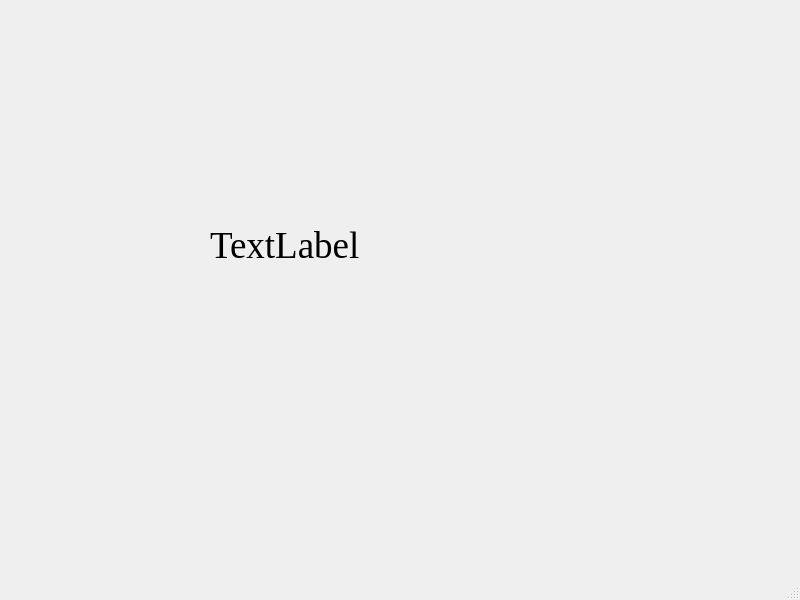
<?xml version="1.0" encoding="UTF-8"?>
<ui version="4.0">
 <class>MainWindow</class>
 <widget class="QMainWindow" name="MainWindow">
  <property name="geometry">
   <rect>
    <x>0</x>
    <y>0</y>
    <width>800</width>
    <height>600</height>
   </rect>
  </property>
  <property name="windowTitle">
   <string>MainWindow</string>
  </property>
  <widget class="QWidget" name="centralwidget">
   <widget class="QLabel" name="lbl_Text">
    <property name="geometry">
     <rect>
      <x>210</x>
      <y>180</y>
      <width>371</width>
      <height>131</height>
     </rect>
    </property>
    <property name="font">
     <font>
      <family>Times New Roman</family>
      <pointsize>28</pointsize>
     </font>
    </property>
    <property name="text">
     <string>TextLabel</string>
    </property>
   </widget>
  </widget>
  <widget class="QMenuBar" name="menubar">
   <property name="geometry">
    <rect>
     <x>0</x>
     <y>0</y>
     <width>800</width>
     <height>25</height>
    </rect>
   </property>
  </widget>
  <widget class="QStatusBar" name="statusbar"/>
 </widget>
 <resources/>
 <connections/>
</ui>
